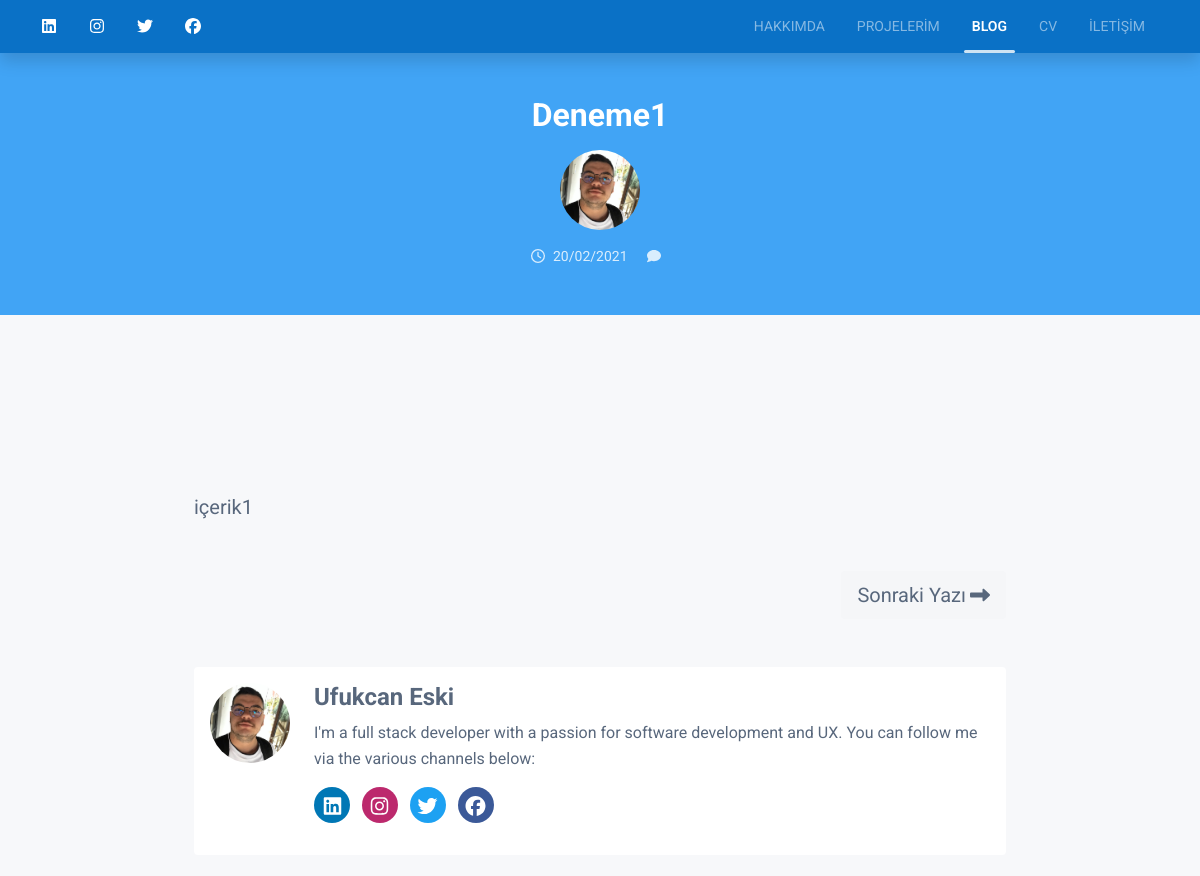
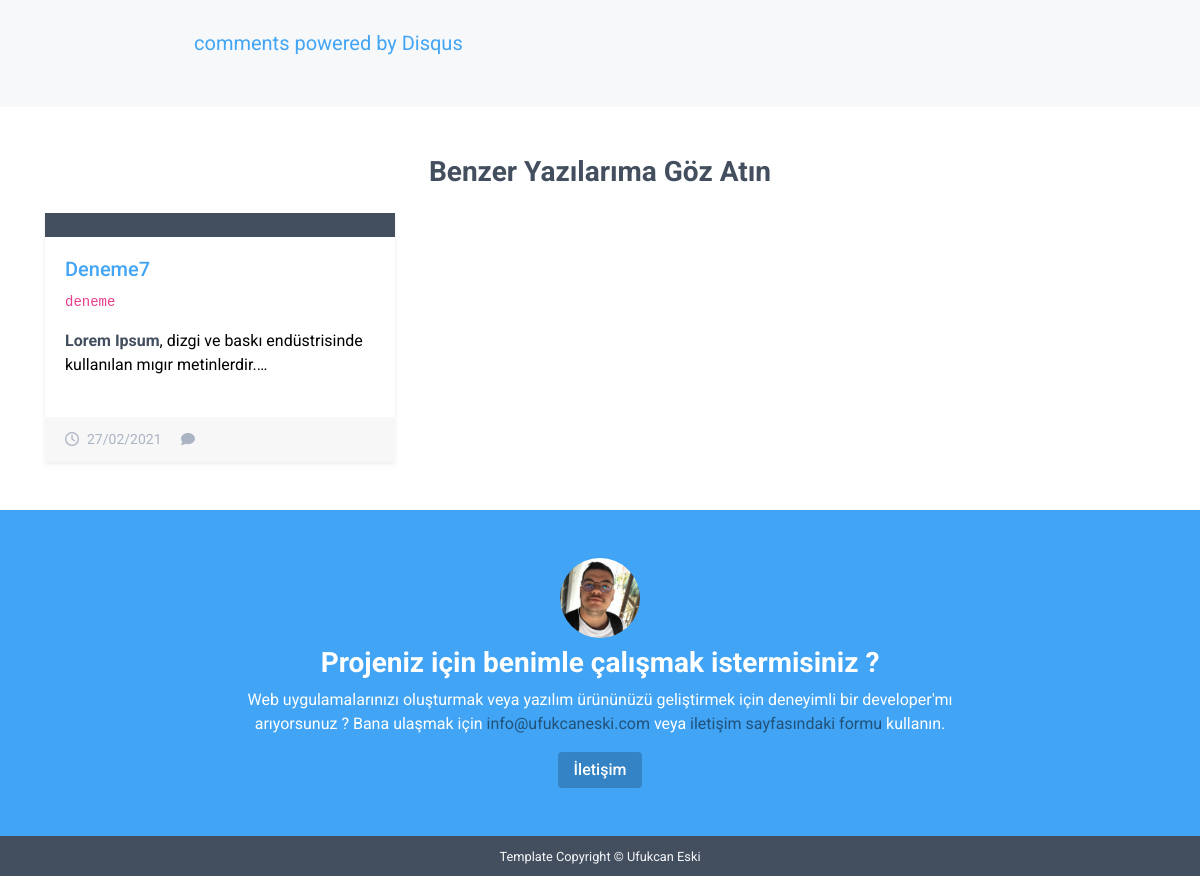
Screenshot of /blog/deneme1 with the database file from the repository (2 pictures, top to bottom).
### tables this page shows
CREATE TABLE IF NOT EXISTS `sosyalmedya` (
  `id` int NOT NULL AUTO_INCREMENT,
  `title` varchar(254) NOT NULL,
  `sef` varchar(254) NOT NULL,
  `url` varchar(254) NOT NULL,
  `durum` int NOT NULL,
  PRIMARY KEY (`id`)
);

CREATE TABLE IF NOT EXISTS `bloglar` (
  `id` int NOT NULL AUTO_INCREMENT,
  `katid` int NOT NULL,
  `kategori` varchar(254) NOT NULL,
  `katsef` varchar(254) NOT NULL,
  `title` varchar(254) NOT NULL,
  `sef` varchar(254) NOT NULL,
  `hit` int NOT NULL,
  `resim` varchar(254) NOT NULL,
  `tmb` varchar(254) NOT NULL,
  `mini` varchar(254) NOT NULL,
  `icerik` longtext NOT NULL,
  `tarih` timestamp NULL DEFAULT CURRENT_TIMESTAMP,
  `etiket` varchar(254) NOT NULL,
  PRIMARY KEY (`id`)
);

### application/controllers/Anasayfa.php (called while the page is built, shortened)
<?php
class Anasayfa extends CI_Controller {
	public function blogdetay($link)
	{
       $data['baslikcek'] = $link;
		$blogdetay = $this->vt->blogdetay($link);
		$data['bilgi'] = $blogdetay;
		$listele = $this->vt->kategorilistele2($blogdetay->katsef);
		$data['listele'] = $listele;
		$oncekiyazi = $this->vt->onceki($blogdetay->id);
		$data['onceki'] = $oncekiyazi;
		$oncekiyazi = $this->vt->sonraki($blogdetay->id);
		$data['sonraki'] = $oncekiyazi;
			$this->load->view('front/blog-detay',$data);
	}
}

### index.php (called while the page is built, shortened)
<?php
require_once BASEPATH.'core/CodeIgniter.php';

### application/models/Vt.php (called while the page is built, shortened)
<?php
class Vt extends CI_Model {
    function kategorilistele2($id)
    {
        $sonuc = $this->db->select('*')->from('bloglar')->where('katsef',$id)->order_by('id','desc')->limit('4')->get()->result();
        return $sonuc;
    }
    function blogdetay($link)
    {
        $sonuc = $this->db->select('*')->from('bloglar')->where('sef',$link)->get()->row();
      return $sonuc;
    }
    function sonraki($id)
    {
        $sonrakiyazi = $this->db->query("SELECT * FROM bloglar WHERE id > $id ORDER BY id ASC LIMIT 1");
		$sonrakiyazi1 = $sonrakiyazi->result();
        return $sonrakiyazi1;
    }
 }

### application/views/front/blog-detay.php (the view, shortened to what this page needs)
<?php $this->load->view('front/include/header'); ?>
<div class="header-intro theme-bg-primary text-white py-5">
	        <div class="container text-center">
		        <h2 class="page-heading mb-1"><?php echo $bilgi->title; ?></h2>
		        <img class="profile-small d-inline-block rounded-circle mb-3" src="<?php echo base_url('assets/front/'); ?>img/profile.jpeg" alt="">
		        <ul class="page-heading-post-meta list-inline mb-0">
					<li class="list-inline-item mr-3"><i class="far fa-clock mr-2"></i><?php echo tarih($bilgi->tarih); ?></li>
					<li class="list-inline-item"><i class="fas fa-comment mr-2"></i><a href="<?php echo base_url('blog/'.$bilgi->sef); ?>#disqus_thread"></a></li>
				</ul>
	        </div>
        </div>
    </header>
    <section class="single-post-wrapper single-col-max-width py-5 px-4 mx-auto">
	        <div class="section-row">
		        <div class="cover-image mb-4"><img class="img-fluid" src="<?php echo base_url($bilgi->resim); ?>" alt=""></div>
	        </div>
		        <div class="mb-5">
				<?php echo htmlspecialchars_decode($bilgi->icerik); ?>
		        </div>
	        <?php if($onceki) { ?>
	        <nav class="post-nav d-flex justify-content-between">
			<?php } else { ?>
				<nav class="post-nav d-flex justify-content-end">
				<?php } ?>
			<?php foreach ($onceki as $onceki) { ?>
				<div class="nav-previous"><a class="nav-link text-dark rounded bg-light" href="<?php echo base_url('blog/'.$onceki->sef); ?>" rel="prev"><i class="fas fa-long-arrow-alt-left mr-1"></i>Önceki <span class="d-none d-md-inline">Yazı</span></a></div>
			<?php } ?>
			<?php if($onceki) { foreach($sonraki as $sonraki) { ?>
				<div class="nav-next"><a class="nav-link text-dark rounded bg-light" href="<?php echo base_url('blog/'.$sonraki->sef); ?>" rel="next">Sonraki <span class="d-none d-md-inline">Yazı</span><i class="fas fa-long-arrow-alt-right ml-1"></i></a></div>
				<?php } } else { foreach($sonraki as $sonraki) { ?>
					<div class="nav-next"><a class="nav-link text-dark rounded bg-light" href="<?php echo base_url('blog/'.$sonraki->sef); ?>" rel="next">Sonraki <span class="d-none d-md-inline">Yazı</span><i class="fas fa-long-arrow-alt-right ml-1"></i></a></div>
			<?php	} } ?>
			</nav>
	        <div class="author-block my-5 bg-white rounded p-3 p-l-5">
		        <div class="media flex-column flex-md-row">
			        <img class="author-profile profile-small d-inline-block rounded-circle mr-md-4 mb-2 mb-lg-0" src="<?php echo base_url('assets/front/'); ?>img/profile.jpeg" alt="">
			        <div class="author-info media-body">
			            <h4 class="mb-2 font-weight-bold">Ufukcan Eski</h4>
			            <div class="mb-3">I'm a full stack developer with a passion for software development and UX. You can follow me via the various channels below:</div>
			            <ul class="social-list-color list-inline mb-0">
                <?php foreach (sosyalmedya() as $sosyalmedya) { ?>
                  <li class="list-inline-item mb-3"><a class="<?php echo $sosyalmedya->sef; ?> rounded-circle" href="https://<?php echo $sosyalmedya->sef; ?>.com/<?php echo ($sosyalmedya->sef == "linkedin")?"in/".$sosyalmedya->url:$sosyalmedya->url; ?>" target="_blank"><i class="fab fa-<?php echo $sosyalmedya->sef; ?> fa-fw"></i></a></li>
                    <?php } ?>
                </ul>
			        </div>
		        </div>
	        </div>
	        <div id="comments-block" class="comments-block">
                    <a href="http://disqus.com" class="dsq-brlink">comments powered by <span class="logo-disqus">Disqus</span></a>
			</div>
    </section>
    <section class="section pt-5 related-projects-section bg-white">
		<div class="container">
			<h3 class="section-title font-weight-bold text-center mb-4">Benzer Yazılarıma Göz Atın</h3>
			<div class="blog-cards blog-cards-related">
				<div class="row">
				<?php  foreach($listele as $listele) {  if($listele->sef != $bilgi->sef) { ?>
						<div class="col-12 col-lg-4 mb-5">
				        <div class="card rounded-0 border-0 shadow-sm eq-height">
							<div class="card-img-container position-relative">
							</div>
							<div class="card-body pb-4">
								<h4 class="card-title mb-2"><a href="<?php echo base_url('blog/'.$listele->sef); ?>"><?php echo $listele->title; ?></a></h4>
								<div class="card-text">
									<div class="excerpt"><?php echo html_entity_decode(word_limiter(strip_tags($listele->icerik),10)); ?></div>
								</div>
							</div>
							<div class="card-footer border-0">
								<ul class="meta list-inline mb-0">
									<li class="list-inline-item mr-3"><i class="far fa-clock mr-2"></i><?php echo tarih($listele->tarih); ?></li>
									<li class="list-inline-item"><i class="fas fa-comment mr-2"></i><a href="<?php echo base_url('blog/'.$listele->sef); ?>#disqus_thread"></a></li>
								</ul>
							</div>
					    </div>
			        </div> <?php
					} }?>
				</div>
			</div>
		</div>
	</section>
	<section class="section-cta py-5 bg-primary text-white">
	<div class="container">
		<div class="text-center">
			<img class="profile-small d-inline-block mx-auto rounded-circle mb-2" src="<?php echo base_url('assets/front/'); ?>img/profile.jpeg" alt="">
		</div>
		<h3 class="section-title font-weight-bold text-center mb-2">Projeniz için benimle çalışmak istermisiniz ?</h3>
		<div class="section-intro mx-auto text-center mb-3">
			Web uygulamalarınızı oluşturmak veya yazılım ürününüzü geliştirmek için deneyimli bir developer'mı arıyorsunuz ? Bana ulaşmak için  <a class="link-on-bg" href="mailto:info@ufukcaneski.com">info@ufukcaneski.com</a> veya <a class="link-on-bg" href="<?php echo base_url('contact'); ?>">iletişim sayfasındaki formu</a> kullanın.
		</div>
		<div class="text-center">
			<a class="theme-btn-on-bg btn" href="<?php echo base_url('contact'); ?>"> İletişim </a>
		</div>
	</div>
</section>

### application/views/front/include/header.php (shortened to what this page needs)
<!DOCTYPE html>
<html lang="tr">
<head>
    <link rel="stylesheet" href="<?php echo base_url('assets/front/'); ?>css/flickity.min.css">
	<link id="theme-style" rel="stylesheet" href="<?php echo base_url('assets/front/'); ?>css/theme-1.css">
	<link rel="stylesheet" href="https://cdnjs.cloudflare.com/ajax/libs/Swiper/4.4.1/css/swiper.min.css">
   <link rel="stylesheet" href="https://use.fontawesome.com/releases/v5.0.13/css/all.css">
<link rel="stylesheet" href="<?php echo base_url('assets/front/plugins/prismjs/') ?>prism.css">
</head>
<body style="background-color: #f7f8fa">
    <header class="header" id="blog-post-top">
        <div style="z-index: 99; position: fixed; top:0" class="top-bar theme-bg-primary-darken w-100 shadow">
            <div class="container-fluid">
				<nav class="navbar navbar-expand-lg navbar-dark">
                <ul class="social-list list-inline mb-0">
                <?php foreach (sosyalmedya() as $sosyalmedya) { ?>
                  <li class="list-inline-item"><a class="text-white" href="https://<?php echo $sosyalmedya->sef; ?>.com/<?php echo ($sosyalmedya->sef == "linkedin")?"in/".$sosyalmedya->url:$sosyalmedya->url; ?>" target="_blank"><i class="fab fa-<?php echo $sosyalmedya->sef; ?> fa-fw"></i></a></li>
                    <?php } ?>
                </ul>
					<div class="collapse navbar-collapse text-uppercase" id="navigation">
						<ul class="navbar-nav ml-lg-auto">
							<li class="nav-item <?php activea(''); ?> mr-lg-3">
							    <a class="nav-link" href="<?php echo base_url(); ?>">Hakkımda</a>
							</li>
							<li class="nav-item <?php activea('projects'); ?> mr-lg-3">
							   <a class="nav-link" href="<?php echo base_url('projects'); ?>">Projelerim</a>
							</li>
							<li class="nav-item <?php activea('blog'); ?> mr-lg-3">
							    <a class="nav-link" href="<?php echo base_url('blog'); ?>">Blog</a>
							</li>
							<li class="nav-item <?php activea('resume'); ?> mr-lg-3">
							    <a class="nav-link" href="<?php echo base_url('resume'); ?>">CV</a>
							</li>
							<li class="nav-item <?php activea('contact'); ?> mr-lg-3">
							    <a class="nav-link" href="<?php echo base_url('contact'); ?>">İletişim</a>
							</li>
						</ul>
						<span id="slide-line"></span>
					</div>
				</nav>
            </div>
        </div>

### rows the page displays
bloglar: title "Deneme1", tarih "20/02/2021", icerik "içerik1"
bloglar: title "Deneme7", icerik "deneme Lorem Ipsum , dizgi ve baskı endüstrisinde kullanılan mıgır metinlerdir.…", tarih "27/02/2021"
